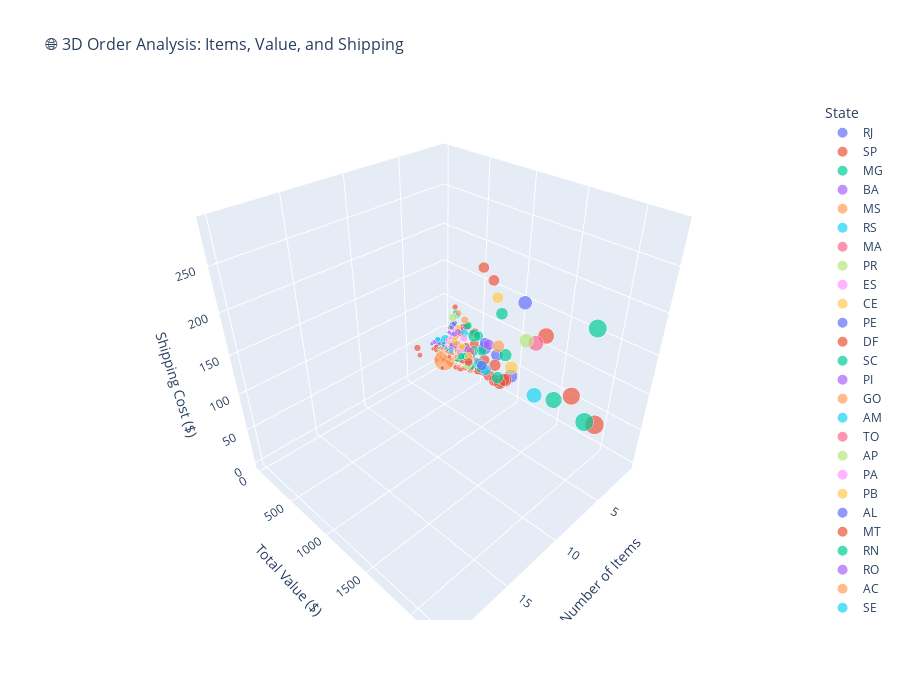

The notebook cell this image was saved under:
### Markdown cell above
### 4.3 3D Visualization - Multi-Dimensional Analysis

### Code cell
# Prepare data for 3D analysis
sample_data = business_df[
    (business_df['total_value'] > 0) & 
    (business_df['customer_state'].isin(top_states))
].sample(n=min(1000, len(business_df)))

# Create 3D scatter plot
fig = px.scatter_3d(
    sample_data,
    x='items_count',
    y='total_value',
    z='freight_value',
    color='customer_state',
    size='total_value',
    hover_data=['order_id', 'product_category_name'],
    title='🌐 3D Order Analysis: Items, Value, and Shipping',
    labels={
        'items_count': 'Number of Items',
        'total_value': 'Total Value ($)',
        'freight_value': 'Shipping Cost ($)',
        'customer_state': 'State'
    }
)

# Customize 3D layout
fig.update_layout(
    width=900,
    height=700,
    title_font_size=16,
    scene=dict(
        xaxis_title='Number of Items',
        yaxis_title='Total Value ($)',
        zaxis_title='Shipping Cost ($)',
        camera=dict(
            eye=dict(x=1.2, y=1.2, z=1.2)
        )
    )
)

fig.show()

print("\n🌐 3D Visualization Features:")
print("  • Rotate the plot by dragging")
print("  • Zoom in/out with mouse wheel")
print("  • Hover over points for detailed information")
print("  • Explore relationships between three variables simultaneously")
print("  • Identify outliers and patterns in 3D space")
